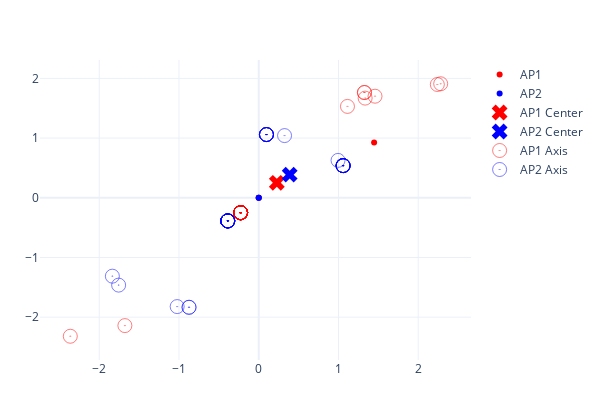

The code cell stored with this chart in its notebook:
### Code cell
fig = go.Figure()
fig.add_trace(go.Scatter(x=all_anchor_points[0,:,0], y=all_anchor_points[0,:,1], mode='markers', name='AP1',marker=dict(color='red',)))
fig.add_trace(go.Scatter(x=all_anchor_points[1,:,0], y=all_anchor_points[1,:,1], mode='markers', name='AP2',marker=dict(color='blue',)))
fig.add_trace(go.Scatter(x=[s_0[0,0]], y=[s_0[0,1]], mode='markers', name='AP1 Center',
            marker=dict(size=14, color='red', symbol='x')))
fig.add_trace(go.Scatter(x=[s_0[1,0]], y=[s_0[1,1]], mode='markers', name='AP2 Center',
            marker=dict(size=14, color='blue', symbol='x')))
fig.add_trace(go.Scatter(x=s_1k[0,:,0], y=s_1k[0,:,1], mode='markers', name='AP1 Axis',
            marker=dict(size=14, color='red', opacity=0.5, symbol='circle-open-dot')))
fig.add_trace(go.Scatter(x=s_1k[1,:,0], y=s_1k[1,:,1], mode='markers', name='AP2 Axis',
            marker=dict(size=14, color='blue', opacity=0.5, symbol='circle-open-dot')))
fig.update_layout(
    height=400, 
    width=600,
    template="plotly_white",
    margin=dict(l=40, r=40, b=40, t=60),
)
fig.show()

### Figure 1 — Plotly figure (JSON) as saved in the notebook; plotly's stock layout.template omitted (floating-point values rounded to 4 significant figures)
{"data": [{"marker": {"color": "red"}, "mode": "markers", "name": "AP1", "type": "scatter", "x": [0.0, 1.447], "y": [0.0, 0.9259]}, {"marker": {"color": "blue"}, "mode": "markers", "name": "AP2", "type": "scatter", "x": [0.0, 0.0], "y": [0.0, 0.0]}, {"marker": {"color": "red", "size": 14, "symbol": "x"}, "mode": "markers", "name": "AP1 Center", "type": "scatter", "x": [0.227], "y": [0.2508]}, {"marker": {"color": "blue", "size": 14, "symbol": "x"}, "mode": "markers", "name": "AP2 Center", "type": "scatter", "x": [0.3885], "y": [0.3875]}, {"marker": {"color": "red", "opacity": 0.5, "size": 14, "symbol": "circle-open-dot"}, "mode": "markers", "name": "AP1 Axis", "type": "scatter", "x": [-0.227, -0.227, -0.227, -0.227, -0.227, -0.227, -0.227, -0.227, -0.227, 1.326, -0.227, -0.227, 1.335, -0.227, 1.458, -0.227, 1.326, -0.227, -0.227, -0.227, -0.227, -1.678, 1.113, 2.282, -0.227, 2.24, -0.227, -0.227, -0.227, -0.227, -0.227, -0.227, -0.227, -0.227, -0.227, -0.227, -0.227, -2.363, -0.227, -0.227], "y": [-0.2508, -0.2508, -0.2508, -0.2508, -0.2508, -0.2508, -0.2508, -0.2508, -0.2508, 1.763, -0.2508, -0.2508, 1.669, -0.2508, 1.701, -0.2508, 1.763, -0.2508, -0.2508, -0.2508, -0.2508, -2.141, 1.53, 1.91, -0.2508, 1.898, -0.2508, -0.2508, -0.2508, -0.2508, -0.2508, -0.2508, -0.2508, -0.2508, -0.2508, -0.2508, -0.2508, -2.32, -0.2508, -0.2508]}, {"marker": {"color": "blue", "opacity": 0.5, "size": 14, "symbol": "circle-open-dot"}, "mode": "markers", "name": "AP2 Axis", "type": "scatter", "x": [1.058, -0.3885, 0.09697, -0.3885, 0.09697, -0.8739, -0.3885, -0.3885, -0.3885, 0.09697, -0.3885, 1.058, 0.3239, 0.09697, 1.055, -0.3885, 1.058, 1.058, -0.3885, 1.058, -0.3885, -1.023, 1.058, 1.058, -0.8739, 0.9947, -0.3885, 0.09697, -0.3885, 1.058, 0.09697, -0.3885, -0.3885, -0.3885, -1.835, -0.3885, 1.058, -1.757, 0.09697, -0.3885], "y": [0.5383, -0.3875, 1.059, -0.3875, 1.059, -1.834, -0.3875, -0.3875, -0.3875, 1.059, -0.3875, 0.5383, 1.042, 1.059, 0.5409, -0.3875, 0.5383, 0.5383, -0.3875, 0.5383, -0.3875, -1.823, 0.5383, 0.5383, -1.834, 0.6263, -0.3875, 1.059, -0.3875, 0.5383, 1.059, -0.3875, -0.3875, -0.3875, -1.313, -0.3875, 0.5383, -1.463, 1.059, -0.3875]}], "layout": {"height": 400, "margin": {"b": 40, "l": 40, "r": 40, "t": 60}, "width": 600}}
